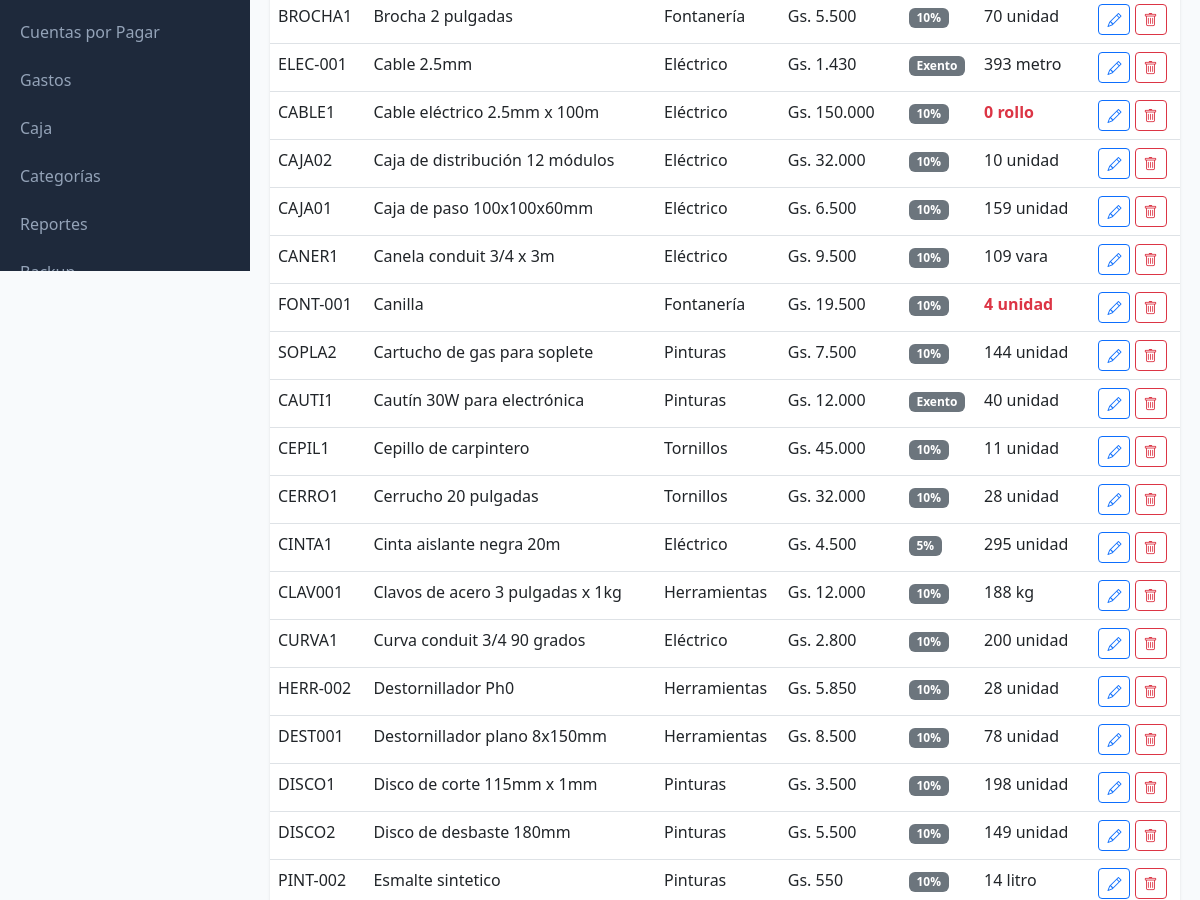
Before: /public/index.php?page=products (signed in, middle part) with the older database file.
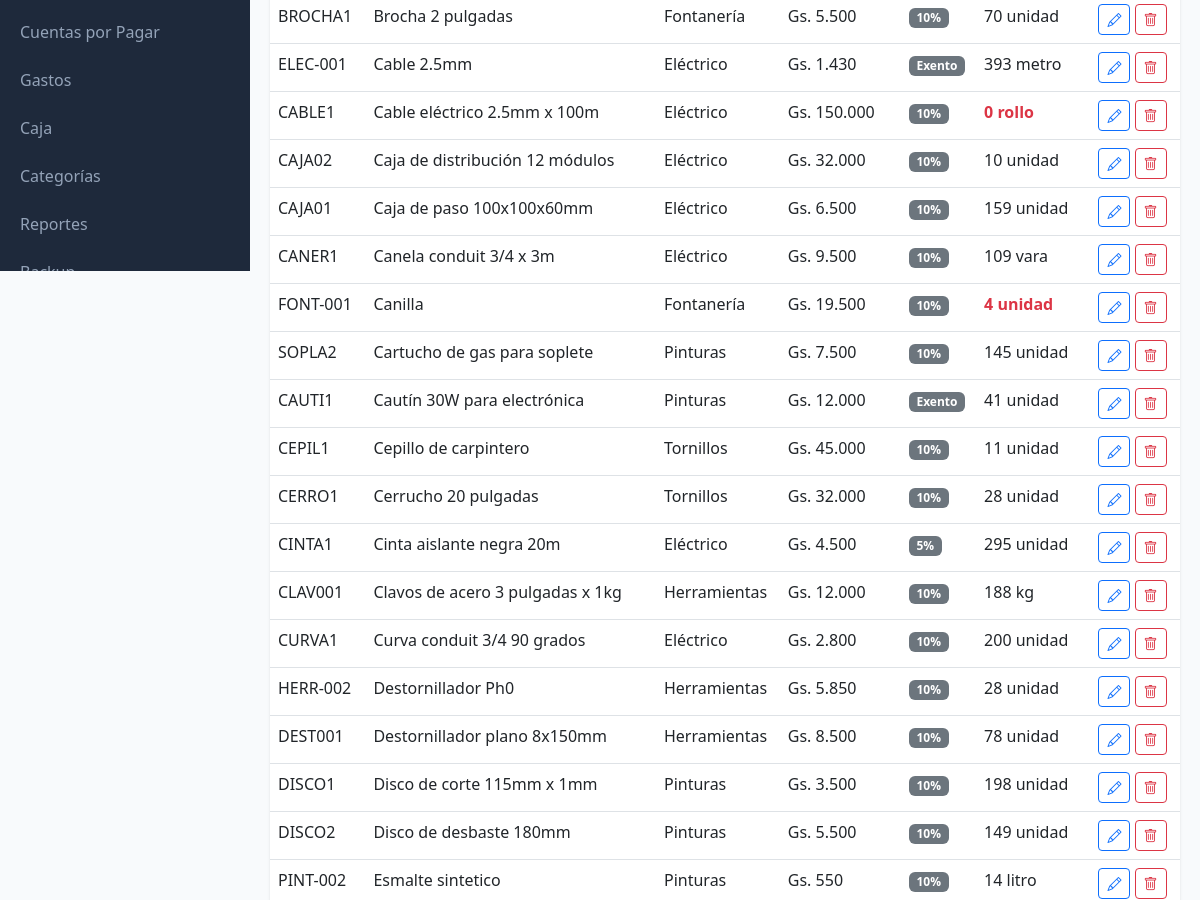
After: the same page with the newer database file.
### tables this page shows
CREATE TABLE products (
                id INTEGER PRIMARY KEY AUTOINCREMENT,
                code TEXT UNIQUE,
                barcode TEXT,
                name TEXT NOT NULL,
                description TEXT,
                category_id INTEGER,
                provider_id INTEGER,
                unit TEXT DEFAULT 'unidad',
                cost_price REAL DEFAULT 0,
                sale_price REAL DEFAULT 0,
                wholesale_price REAL DEFAULT 0,
                stock INTEGER DEFAULT 0,
                min_stock INTEGER DEFAULT 5,
                location TEXT,
                active INTEGER DEFAULT 1,
                created_at DATETIME DEFAULT CURRENT_TIMESTAMP, iva INTEGER DEFAULT 10,
                FOREIGN KEY (category_id) REFERENCES categories(id),
                FOREIGN KEY (provider_id) REFERENCES providers(id)
            );

CREATE TABLE categories (
                id INTEGER PRIMARY KEY AUTOINCREMENT,
                name TEXT NOT NULL,
                description TEXT,
                parent_id INTEGER,
                active INTEGER DEFAULT 1,
                created_at DATETIME DEFAULT CURRENT_TIMESTAMP
            );

### class/Database.php (called while the page is built, shortened)
<?php
class Database extends PDO {
    private static $instance = null;
    public static function getInstance() {
        if (self::$instance === null) {
            self::$instance = new self();
        }
        return self::$instance;
    }
}

### class/Format.php (called while the page is built, shortened)
<?php
class Format {
    public static function money($amount) {
        $amount = floatval($amount);
        return 'Gs. ' . number_format($amount, 0, ',', '.');
    }
}

### views/products/index.php (the view, shortened to what this page needs)
<?php
$products = db()->query("SELECT p.*, c.name as category_name FROM products p LEFT JOIN categories c ON p.category_id = c.id WHERE p.active = 1 ORDER BY p.name")->fetchAll(PDO::FETCH_ASSOC);
$rows_html = '';
foreach ($products as $p) {
    $stockClass = $p['stock'] <= $p['min_stock'] ? 'text-danger fw-bold' : '';
    $iva_label = $p['iva'] == 0 ? 'Exento' : $p['iva'] . '%';
    $rows_html .= '<tr>
        <td>' . htmlspecialchars($p['code']) . '</td>
        <td>' . htmlspecialchars($p['name']) . '</td>
        <td>' . ($p['category_name'] ?? '-') . '</td>
        <td>' . Format::money($p['sale_price']) . '</td>
        <td><span class="badge bg-secondary">' . $iva_label . '</span></td>
        <td class="' . $stockClass . '">' . $p['stock'] . ' ' . $p['unit'] . '</td>
        <td>
            <a href="?page=products&action=edit&id=' . $p['id'] . '" class="btn btn-sm btn-outline-primary"><i class="bi bi-pencil"></i></a>
            <a href="?page=products&action=delete&id=' . $p['id'] . '" class="btn btn-sm btn-outline-danger" onclick="return confirm(\'Confirmar?\')"><i class="bi bi-trash"></i></a>
        </td>
    </tr>';
}
$content = '
<div class="row mb-3">
    <div class="col-md-6">
        <a href="?page=products&action=new" class="btn btn-primary"><i class="bi bi-plus-circle"></i> Nuevo Producto</a>
    </div>
    <div class="col-md-6">
        <input type="text" id="search" class="form-control" placeholder="Buscar...">
    </div>
</div>
<div class="card">
    <div class="card-body p-0">
        <table class="table table-hover mb-0" id="tabla">
            <thead class="table-light">
                <tr>
                    <th>Código</th>
                    <th>Nombre</th>
                    <th>Categoría</th>
                    <th>Precio Venta</th>
                    <th>IVA</th>
                    <th>Stock</th>
                    <th>Acciones</th>
                </tr>
            </thead>
            <tbody>
                ' . $rows_html . '
            </tbody>
        </table>
    </div>
</div>
<script>
document.getElementById("search").addEventListener("keyup", function() {
    var filter = this.value.toLowerCase();
    document.querySelectorAll("#tabla tbody tr").forEach(function(row) {
        row.style.display = row.textContent.toLowerCase().includes(filter) ? "" : "none";
    });
});
</script>';

Changed rows visible on the page:
changed products "SOPLA2": stock "144" → "145"
changed products "CAUTI1": stock "40" → "41"
